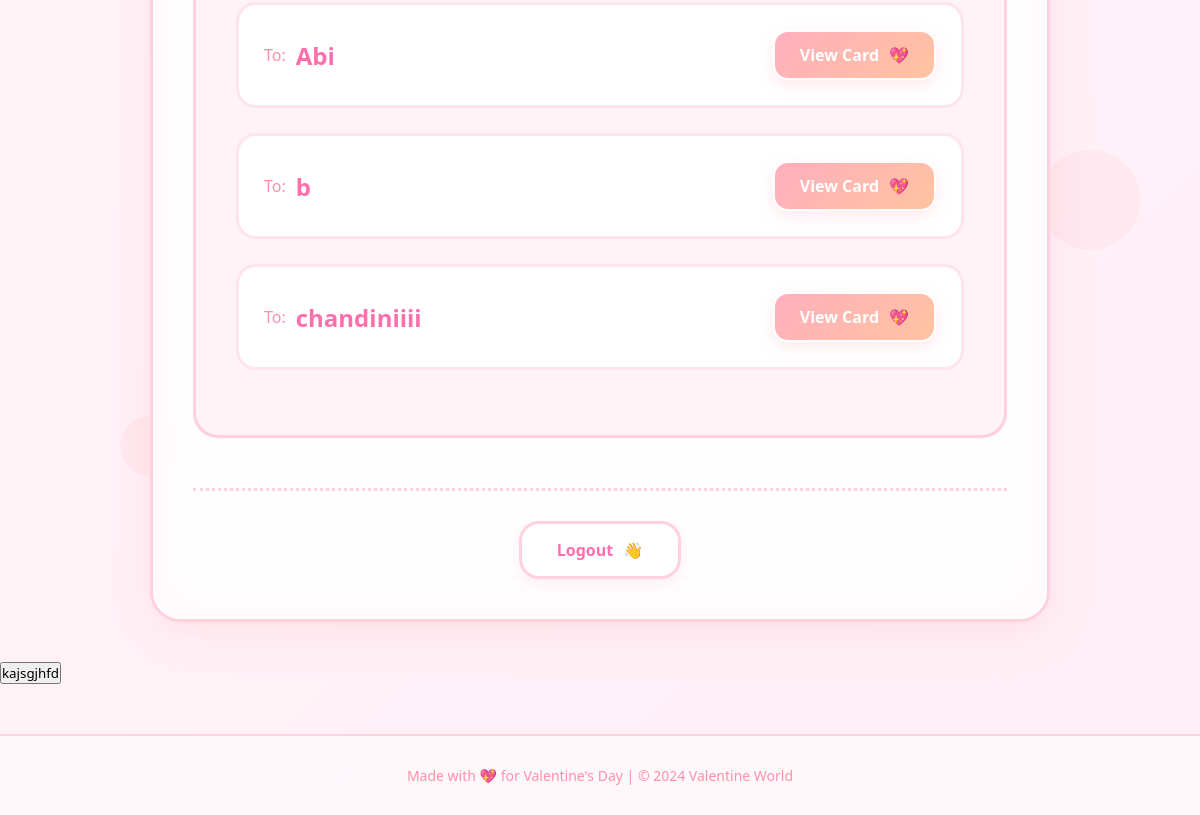
The app's page /accounts/dashboard/ (signed in, lower part), older data.
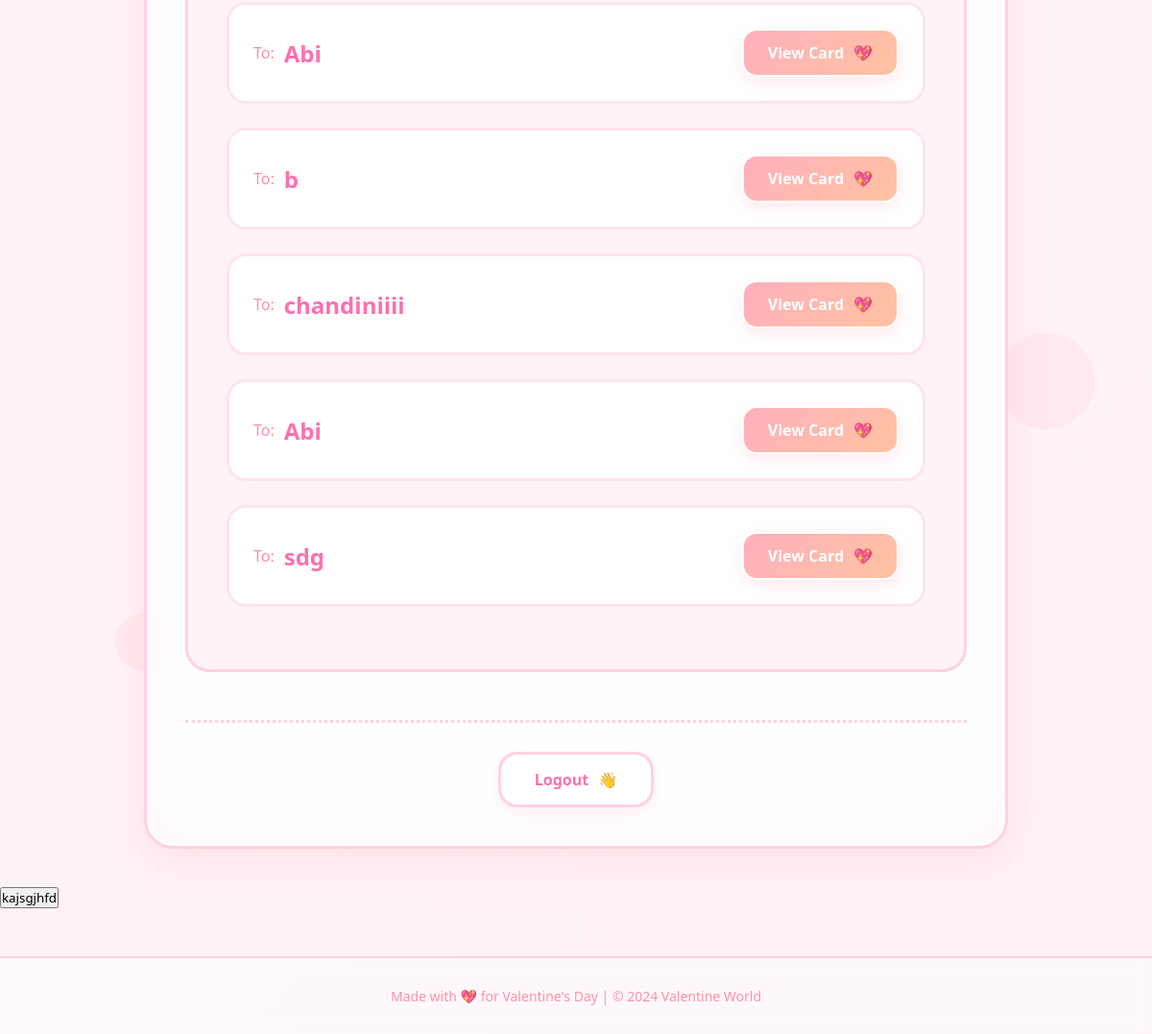
The same page, newer data.
### cards/models.py (models this page shows)
class ValentineCard(models.Model):
    user = models.ForeignKey(User, on_delete=models.CASCADE)
    sender_name = models.CharField(max_length=50)
    receiver_name = models.CharField(max_length=50)
    message = models.TextField()
    created_at = models.DateTimeField(auto_now_add=True)

### accounts/views.py (the view)
# urls.py: path('dashboard/', views.dashboard, name='dashboard'),
@login_required
def dashboard(request):
    cards = ValentineCard.objects.filter(user=request.user)
    return render(request, 'dashboard.html', {'cards': cards})

### templates/dashboard.html (shortened to what this page needs)
<head>
</head>
{% extends 'base.html' %}
{% block content %}
    <div class="cute-bg">
        <div class="bubble"></div>
    </div>
    <div class="dashboard-container">
        <div class="cards-section">
            <div class="cards-container">
                {% if cards %}
                    {% for card in cards %}
                    <div class="card-item">
                        <div class="card-receiver">{{ card.receiver_name }}</div>
                        <a href="/cards/view/{{ card.id }}/" class="view-card-btn">
                            <span>View Card</span>
                            <span>💖</span>
                        </a>
                    </div>
                    {% endfor %}
                {% else %}
                    <div class="no-cards">
                        <p>😢 No cards yet</p>
                        <p class="hint">Create your first Valentine's card to make someone's day special!</p>
                    </div>
                {% endif %}
            </div>
        </div>
        <div class="logout-section">
            <a href="/accounts/logout/" class="logout-btn">
                <span>Logout</span>
                <span>👋</span>
            </a>
        </div>
    </div>
{% endblock %}

Row changes from the older to the newer data that the page shows:
added ValentineCard: receiver_name "Abi"
added ValentineCard: receiver_name "sdg"
